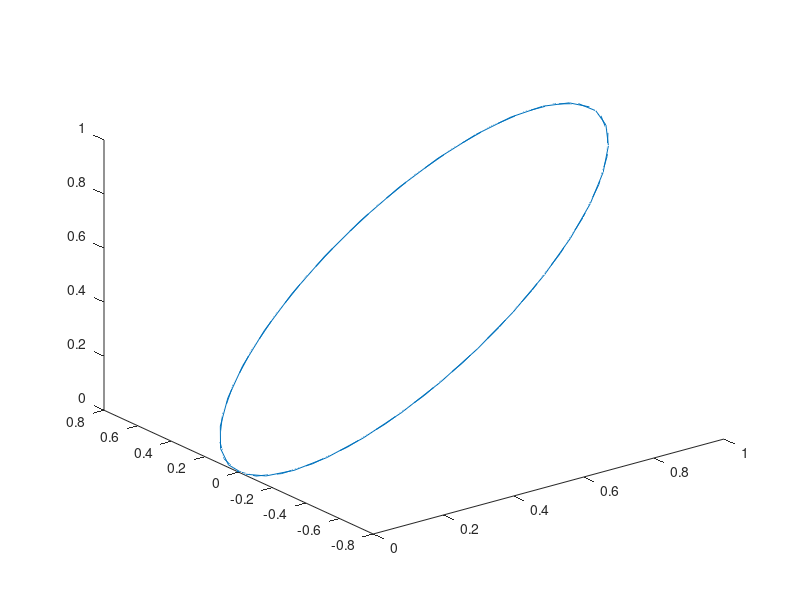

This figure's MATLAB source:
%Erasmo Villarreal Sánchez A01197677

%ejercicio 1
t = -100:1:100;
x = t.^2-t.*2;
y = t+1;
z=t;
%plot3(x,y,z)

%ejercicio 2
x2 = t.^3 - 4.*t;
y2 = t.^2 - 4;
z2 = t;
%plot3(x2,y2,z2)

%ejercicio 3
a = 1;
b = 1;
t = 0:.1:pi*2;
u = 0:.1:pi*2;
x3 = a.*cos(t).*cos(u);
y3 = b.*cos(t).*sin(u);
z3 = (cos(t)).^2;
plot3(x3,y3,z3)

